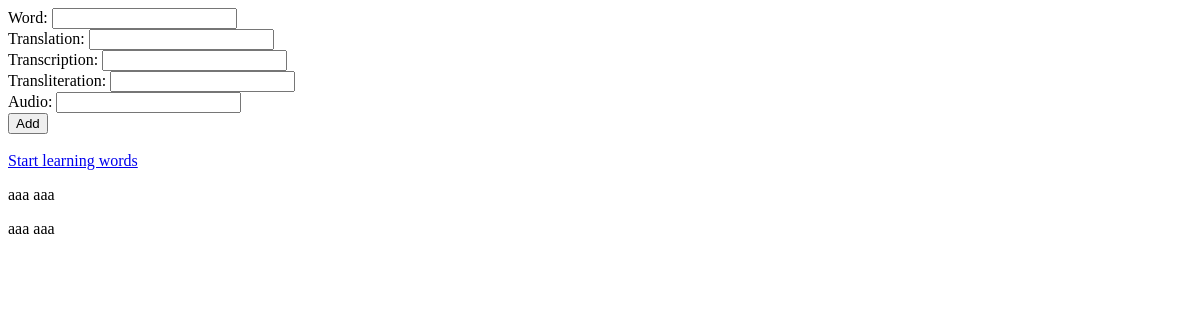
Page /words/ (signed in) on the earlier database version.
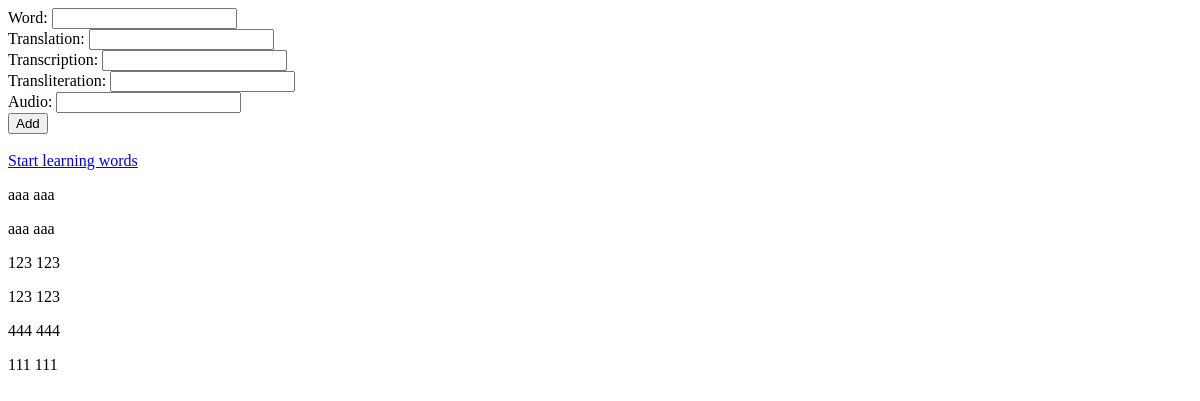
Same page on the later database version.
### words/models.py (models this page shows)
class UserDict(models.Model):
    user = ForeignKey(User, on_delete=models.CASCADE, editable=False)
    word = CharField(max_length=50)
    translation = CharField(max_length=50)
    transcription = CharField(max_length=50)
    transliteration = CharField(max_length=50)
    audio = CharField(max_length=255)

### words/views.py (the view, shortened to what this page needs)
# urls.py: path('', views.Words.as_view(), name='all_words'),
class Words(View):
    def get(self, request):
        if not request.user.is_authenticated:
            return redirect('/login')
        current_user = User.objects.get(username=request.user.username)
        all_words = UserDict.objects.filter(user=current_user)
        article_form = PartialWordForm()
        return render(request, 'user-dict.html', {'all_words': all_words, 'article_form': article_form})

### words/forms.py
class PartialWordForm(ModelForm):
    class Meta:
        model = UserDict
        exclude = ['user']

### templates/user-dict.html (shortened to what this page needs)
<!DOCTYPE html>
<html lang="en">
<head>
</head>
<body>
<form action="/words/" method="post">
    {{ article_form }}
    <input type="submit" value="Add">
</form>
<br>
<a href="/words/random">Start learning words</a>
<br>
{% for word in all_words %}
    <p>
        {{ word.word }} {{ word.translation }}
    </p>
{% endfor %}
</body>
</html>

Differences in the rows shown:
added UserDict: word "123", translation "123"
added UserDict: word "123", translation "123"
added UserDict: word "444", translation "444"
added UserDict: word "111", translation "111"
